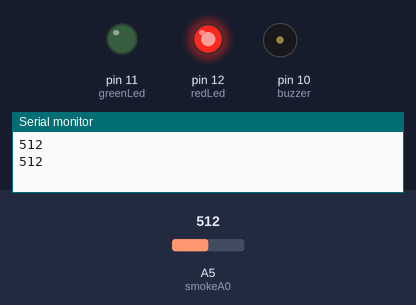
The sketch below on a simulated Arduino Uno, built with avr-gcc and run on an emulated ATmega328P. Parts: output pins drawn as LEDs (lit = HIGH), buzzer (waves = sounding), the last lines printed to the serial monitor. Inputs (shaded band) come from the test bench; at power-on: A5 (smokeA0) = 512.

Above: at 1.8 s.
1.9 s: A5 (smokeA0) set to 39
5.4 s: A5 (smokeA0) set to 32
At 7.0 s:
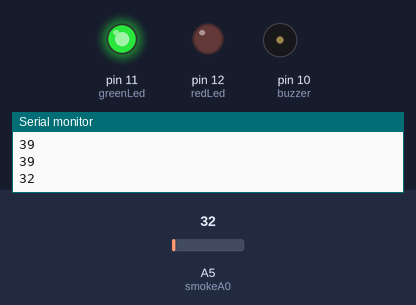
7.5 s: A5 (smokeA0) set to 122
At 8.1 s:
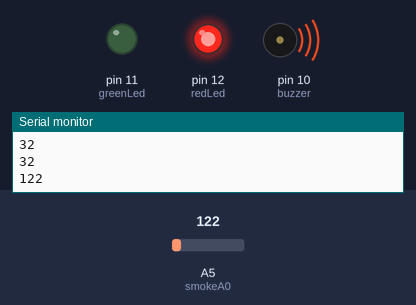
11.6 s: A5 (smokeA0) set to 25
At 12.8 s:
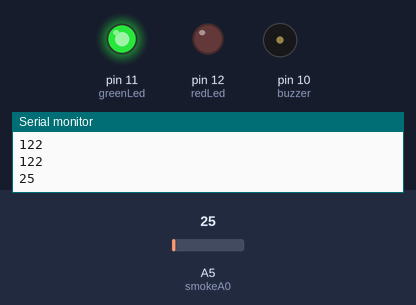
Timing chart, 0 to 14.5 s (numbered marks = the images above; inputs shaded):
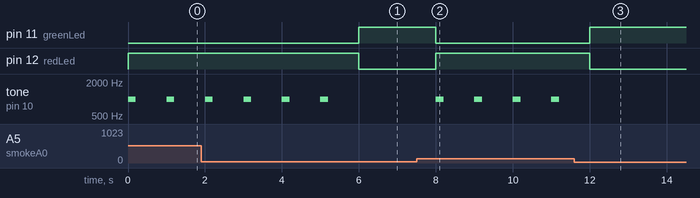

The sketch:

sketch.ino
```cpp
#define smokeA0 A5
int redLed = 12;
int greenLed = 11;
int buzzer = 10;
int sensorThreshold = 35;
void setup() {
  pinMode(redLed, OUTPUT);
  pinMode(greenLed, OUTPUT);
  pinMode(buzzer, OUTPUT);
  pinMode(smokeA0, INPUT);
  Serial.begin(9600);
}
void loop() {
  int analogSensor = analogRead(smokeA0);
  digitalWrite(redLed, analogSensor >= sensorThreshold && HIGH || LOW);
  digitalWrite(greenLed, analogSensor < sensorThreshold && HIGH || LOW);
  Serial.println(analogSensor);
  if (analogSensor >= sensorThreshold) {
      tone(buzzer, 1000, 200);
  } else {
      noTone(buzzer);
  }
  delay(1000);
}
```

Measured:
- the behaviour switches between 35 and 34 on A5 (smokeA0) (found by bisection; images 0 and 1)
- after the input at 5.4 s, pin 11 (greenLed): LOW → HIGH after 0.60 s; pin 12 (redLed): HIGH → LOW after 0.60 s; tone on pin 10 (buzzer): stops changing and stays silent
- after the input at 7.5 s, pin 11 (greenLed): HIGH → LOW after 0.50 s; pin 12 (redLed): LOW → HIGH after 0.50 s; tone on pin 10 (buzzer): alternates 1000 Hz for 0.20 s and silent for 0.80 s, starting after 0.50 s
- after the input at 11.6 s, pin 11 (greenLed): LOW → HIGH after 0.40 s; pin 12 (redLed): HIGH → LOW after 0.40 s; tone on pin 10 (buzzer): stops changing and stays silent
- by itself, tone on pin 10 (buzzer): alternates 1000 Hz for 0.20 s and silent for 0.80 s
